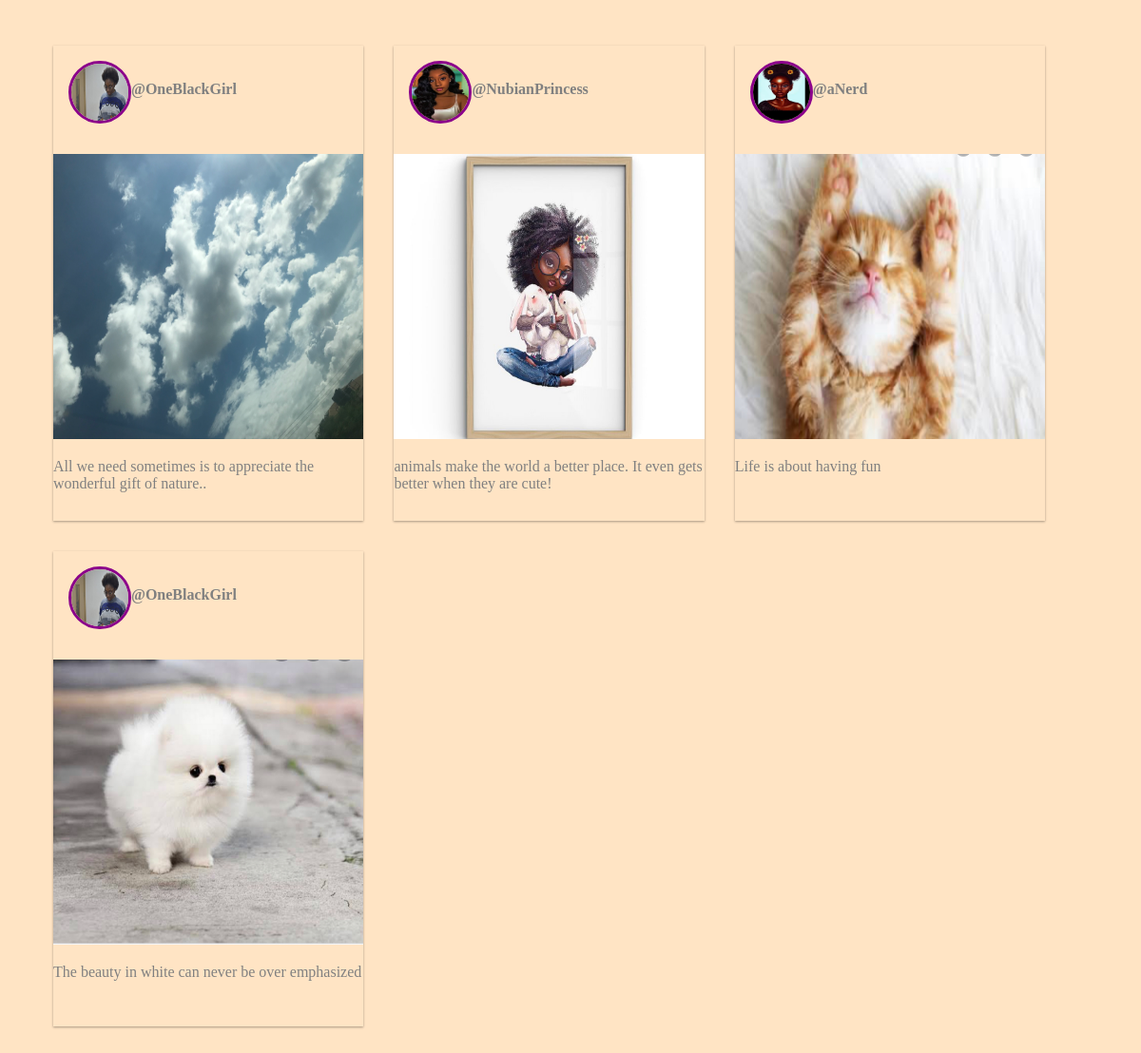
The page / on the database its author committed.
### posts/models.py (models this page shows, shortened)
class Post(models.Model):
    owner = models.ForeignKey(Owner, on_delete=models.CASCADE, related_name='post_owner')
    content = models.TextField()
    image = models.ImageField(upload_to='post_images/')
    date_created = models.DateTimeField(auto_now_add=True)
    number_of_likes = models.IntegerField(default=0)
    number_of_comments = models.IntegerField(default=0)

### accounts/models.py (models this page shows, shortened)
class Owner(models.Model):
    username = models.CharField(max_length=25, unique=True)
    email = models.EmailField(blank=True)
    phone_number = models.CharField(max_length=15)
    bio = models.TextField(null=True)
    profile_picture = models.ImageField(default='teenage(1).png', upload_to='user_images')
    date_created = models.DateTimeField(auto_now_add=True)

### posts/views.py (the view)
# urls.py: 2. Add a URL to urlpatterns:  path('', views.home, name='home')
def home(request):
    posts = Post.objects.all()
    context = {'posts': posts}
    return render(request, 'posts/home.html', context)

### templates/posts/home.html (shortened to what this page needs)
{% load static %}
<!DOCTYPE html>
<html lang="en">
<head>
    <link rel="stylesheet" type="text/css" href="{% static 'css/styles.css' %}">
</head>
<body>
    <div class="container">
        {% for post in posts %}
            <div class="main">
                <div class="author">
                    <img class="profile-photo" src="{{ post.owner.profile_picture.url }}">
                    <h4 class="username">{{ post.owner.username }}</h4>
                </div>
                <div class="post-image">
                    <img class="images" src="{{ post.image.url }}">
                </div>
                <div class="post-description">
                    <p>{{ post.content }}</p>
                </div>
            </div>
        {% endfor %}
    </div>
</body>
</html>

### static/css/styles.css (style rules this page uses)
* { background: bisque; color: gray; }
.container { display: flex; flex-wrap: wrap; margin: 1rem 1rem 1rem 1rem; padding: 2rem 2rem; }
.profile-photo { width: 60px; height: 60px; border-radius: 100%; border-style: solid; border-color: darkmagenta; }
.images { width: 100%; height: 300px; }
.author { display: flex; flex-direction: row; margin: 0 0.5rem 1rem 0; padding: 1rem; }
.main { margin-right: 2rem; width: 30%; height: 500px; margin-bottom: 2rem; box-shadow: rgba(0,0,0,0.12) 0 1px 3px, rgba(0,0,0,0.24) 0 1px 2px; }

### rows shown on the page
Post: owner.profile_picture (picture), owner.username "@OneBlackGirl", image (picture), content "All we need sometimes is to appreciate the wonderful gift of nature.."
Post: owner.profile_picture (picture), owner.username "@NubianPrincess", image (picture), content "animals make the world a better place. It even gets better when they are cute!"
Post: owner.profile_picture (picture), owner.username "@aNerd", image (picture), content "Life is about having fun"
Post: owner.profile_picture (picture), owner.username "@OneBlackGirl", image (picture), content "The beauty in white can never be over emphasized"
